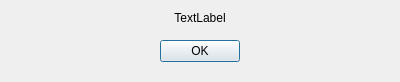
<?xml version="1.0" encoding="UTF-8"?>
<ui version="4.0">
 <class>FatalMessage</class>
 <widget class="QDialog" name="FatalMessage">
  <property name="geometry">
   <rect>
    <x>0</x>
    <y>0</y>
    <width>400</width>
    <height>79</height>
   </rect>
  </property>
  <property name="windowTitle">
   <string>Dialog</string>
  </property>
  <layout class="QVBoxLayout" name="verticalLayout">
   <item>
    <widget class="QLabel" name="message">
     <property name="text">
      <string>TextLabel</string>
     </property>
     <property name="alignment">
      <set>Qt::AlignCenter</set>
     </property>
    </widget>
   </item>
   <item>
    <widget class="QWidget" name="widget" native="true">
     <property name="sizePolicy">
      <sizepolicy hsizetype="Preferred" vsizetype="Fixed">
       <horstretch>0</horstretch>
       <verstretch>0</verstretch>
      </sizepolicy>
     </property>
     <layout class="QHBoxLayout" name="horizontalLayout">
      <item>
       <widget class="QPushButton" name="okButton">
        <property name="sizePolicy">
         <sizepolicy hsizetype="Fixed" vsizetype="Fixed">
          <horstretch>0</horstretch>
          <verstretch>0</verstretch>
         </sizepolicy>
        </property>
        <property name="text">
         <string>OK</string>
        </property>
       </widget>
      </item>
     </layout>
    </widget>
   </item>
  </layout>
 </widget>
 <resources/>
 <connections/>
</ui>
